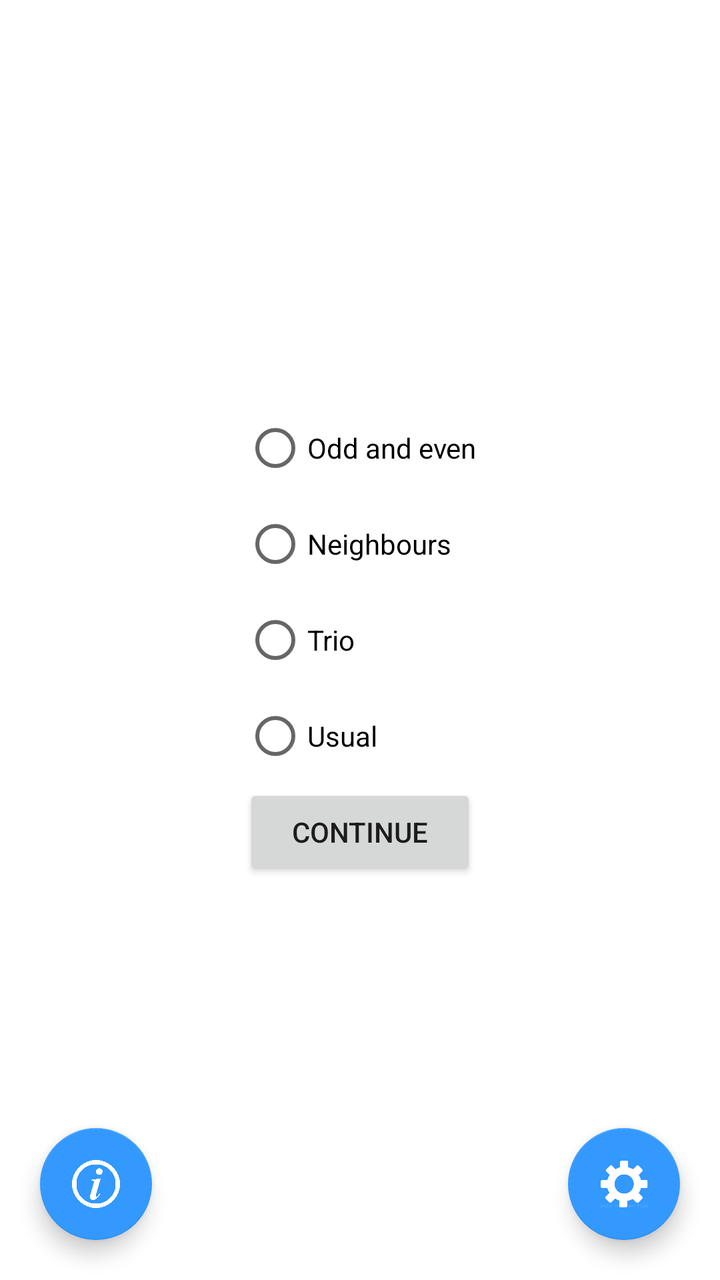
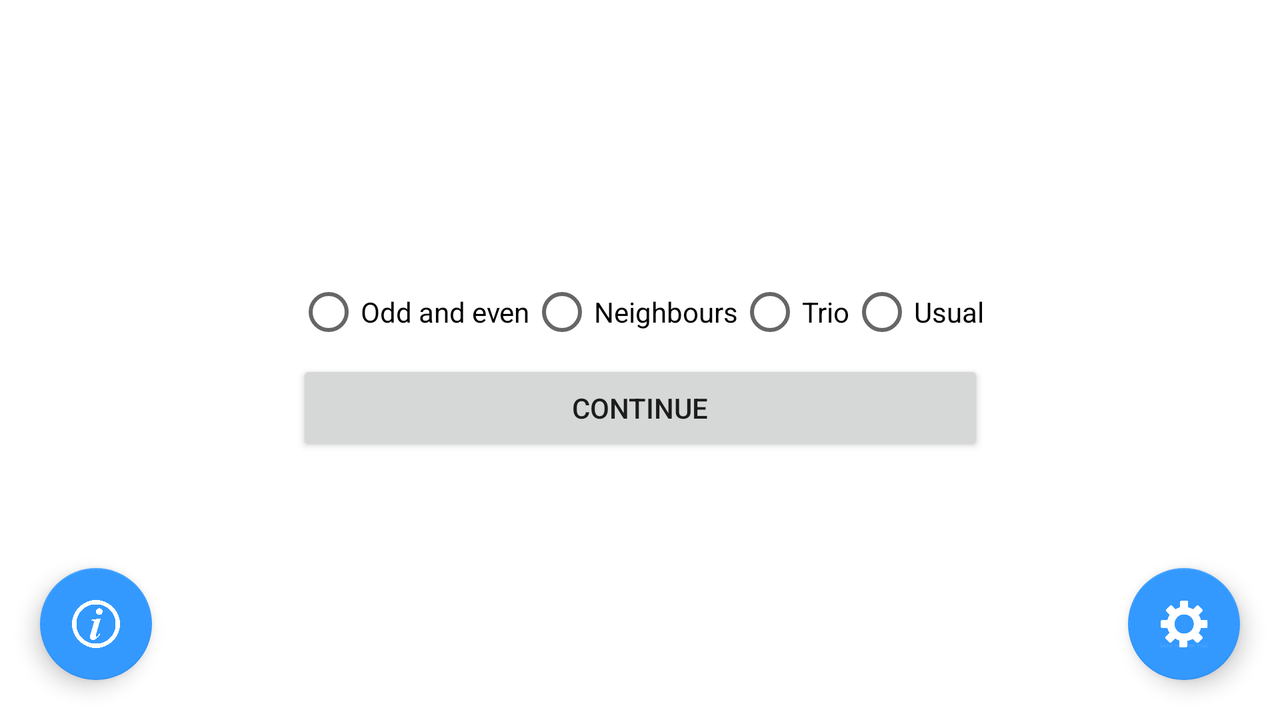

The same Android screen from two of the app's own layout files: first res/layout/ as a phone draws it, then the author's variant for another configuration, drawn on a device whose configuration selects that folder. Both files follow.
<!-- AndroidManifest.xml: application theme Theme.Sudoku -->
<!-- res/layout/activity_main.xml -->
<?xml version="1.0" encoding="utf-8"?>
<androidx.constraintlayout.widget.ConstraintLayout xmlns:android="http://schemas.android.com/apk/res/android"
    xmlns:app="http://schemas.android.com/apk/res-auto"
    xmlns:tools="http://schemas.android.com/tools"
    android:layout_width="match_parent"
    android:layout_height="match_parent"
    tools:context=".MainActivity">

    <LinearLayout
        android:id="@+id/linearLayout"
        android:layout_width="wrap_content"
        android:layout_height="wrap_content"
        android:gravity="center"
        android:orientation="vertical"
        app:layout_constraintBottom_toBottomOf="parent"
        app:layout_constraintEnd_toEndOf="parent"
        app:layout_constraintStart_toStartOf="parent"
        app:layout_constraintTop_toTopOf="parent">

        <RadioGroup
            android:id="@+id/RadioGroup"
            android:layout_width="match_parent"
            android:layout_height="match_parent">

            <RadioButton
                android:id="@+id/radioButton1"
                android:layout_width="match_parent"
                android:layout_height="wrap_content"
                android:text="@string/option1" />

            <RadioButton
                android:id="@+id/radioButton2"
                android:layout_width="match_parent"
                android:layout_height="wrap_content"
                android:text="@string/option2" />

            <RadioButton
                android:id="@+id/radioButton3"
                android:layout_width="match_parent"
                android:layout_height="wrap_content"
                android:text="@string/option3" />

            <RadioButton
                android:id="@+id/radioButton4"
                android:layout_width="match_parent"
                android:layout_height="wrap_content"
                android:text="@string/option4" />

        </RadioGroup>

        <Button
            android:id="@+id/button"
            android:layout_width="match_parent"
            android:layout_height="wrap_content"
            android:text="@string/start" />

        <Button
            android:id="@+id/button7"
            android:layout_width="match_parent"
            android:layout_height="wrap_content"
            android:text="@string/continue_game"
            android:visibility="gone" />

    </LinearLayout>

    <com.google.android.material.floatingactionbutton.FloatingActionButton
        android:id="@+id/floatingActionButton3"
        android:layout_width="wrap_content"
        android:layout_height="wrap_content"
        android:layout_marginEnd="20dp"
        android:layout_marginBottom="20dp"
        android:clickable="true"
        app:layout_constraintBottom_toBottomOf="parent"
        app:layout_constraintEnd_toEndOf="parent"
        app:srcCompat="@drawable/settings"
        tools:ignore="SpeakableTextPresentCheck" />

    <com.google.android.material.floatingactionbutton.FloatingActionButton
        android:id="@+id/floatingActionButton9"
        android:layout_width="wrap_content"
        android:layout_height="wrap_content"
        android:layout_marginStart="20dp"
        android:layout_marginBottom="20dp"
        android:clickable="true"
        app:layout_constraintBottom_toBottomOf="parent"
        app:layout_constraintStart_toStartOf="parent"
        app:srcCompat="@drawable/info" />

</androidx.constraintlayout.widget.ConstraintLayout>
<!-- resources referenced by this layout -->
<resources>
  <!-- drawable info: png bitmap (drawable, 21752 bytes) -->
  <!-- drawable settings: png bitmap (drawable, 20454 bytes) -->
  <string name="continue_game">Previous game</string>
  <string name="option1">Odd and even</string>
  <string name="option2">Neighbours</string>
  <string name="option3">Trio</string>
  <string name="option4">Usual</string>
  <string name="start">Continue</string>
  <style name="Theme.Sudoku" parent="Theme.MaterialComponents.DayNight.DarkActionBar">
          
          <item name="colorPrimary">@color/light_blue</item>
          <item name="colorPrimaryVariant">@color/blue</item>
          <item name="colorOnPrimary">@color/white</item>
          
          <item name="colorSecondary">@color/blue</item>
          <item name="colorSecondaryVariant">@color/dark_blue</item>
          <item name="colorOnSecondary">@color/white</item>
          
          <item name="android:statusBarColor" tools:targetApi="l">?attr/colorPrimaryVariant</item>
          
      </style>
  <color name="light_blue">#FF88CCFF</color>
  <color name="blue">#FF3399FF</color>
  <color name="white">#FFFFFFFF</color>
  <color name="dark_blue">#FF1122BB</color>
</resources>
<!-- res/layout-land/activity_main.xml (the author's variant of the layout above) -->
<!-- drawn on the phone turned sideways -->
<?xml version="1.0" encoding="utf-8"?>
<androidx.constraintlayout.widget.ConstraintLayout xmlns:android="http://schemas.android.com/apk/res/android"
    xmlns:app="http://schemas.android.com/apk/res-auto"
    xmlns:tools="http://schemas.android.com/tools"
    android:layout_width="match_parent"
    android:layout_height="match_parent"
    tools:context=".MainActivity">

    <LinearLayout
        android:id="@+id/linearLayout"
        android:layout_width="wrap_content"
        android:layout_height="wrap_content"
        android:gravity="center"
        android:orientation="vertical"
        app:layout_constraintBottom_toBottomOf="parent"
        app:layout_constraintEnd_toEndOf="parent"
        app:layout_constraintStart_toStartOf="parent"
        app:layout_constraintTop_toTopOf="parent">

        <RadioGroup
            android:id="@+id/RadioGroup"
            android:layout_width="match_parent"
            android:layout_height="match_parent"
            android:orientation="horizontal">

            <RadioButton
                android:id="@+id/radioButton1"
                android:layout_width="wrap_content"
                android:layout_height="wrap_content"
                android:text="@string/option1" />

            <RadioButton
                android:id="@+id/radioButton2"
                android:layout_width="wrap_content"
                android:layout_height="wrap_content"
                android:text="@string/option2" />

            <RadioButton
                android:id="@+id/radioButton3"
                android:layout_width="wrap_content"
                android:layout_height="wrap_content"
                android:text="@string/option3" />

            <RadioButton
                android:id="@+id/radioButton4"
                android:layout_width="wrap_content"
                android:layout_height="wrap_content"
                android:layout_weight="1"
                android:text="@string/option4" />

        </RadioGroup>

        <Button
            android:id="@+id/button"
            android:layout_width="match_parent"
            android:layout_height="wrap_content"
            android:text="@string/start" />

        <Button
            android:id="@+id/button7"
            android:layout_width="match_parent"
            android:layout_height="wrap_content"
            android:text="@string/continue_game"
            android:visibility="gone" />

    </LinearLayout>

    <com.google.android.material.floatingactionbutton.FloatingActionButton
        android:id="@+id/floatingActionButton3"
        android:layout_width="wrap_content"
        android:layout_height="wrap_content"
        android:layout_marginEnd="20dp"
        android:layout_marginBottom="20dp"
        android:clickable="true"
        app:layout_constraintBottom_toBottomOf="parent"
        app:layout_constraintEnd_toEndOf="parent"
        app:srcCompat="@drawable/settings"
        tools:ignore="SpeakableTextPresentCheck" />

    <com.google.android.material.floatingactionbutton.FloatingActionButton
        android:id="@+id/floatingActionButton9"
        android:layout_width="wrap_content"
        android:layout_height="wrap_content"
        android:layout_marginStart="20dp"
        android:layout_marginBottom="20dp"
        android:layout_weight="1"
        android:clickable="true"
        app:layout_constraintBottom_toBottomOf="parent"
        app:layout_constraintStart_toStartOf="parent"
        app:srcCompat="@drawable/info" />

</androidx.constraintlayout.widget.ConstraintLayout>
